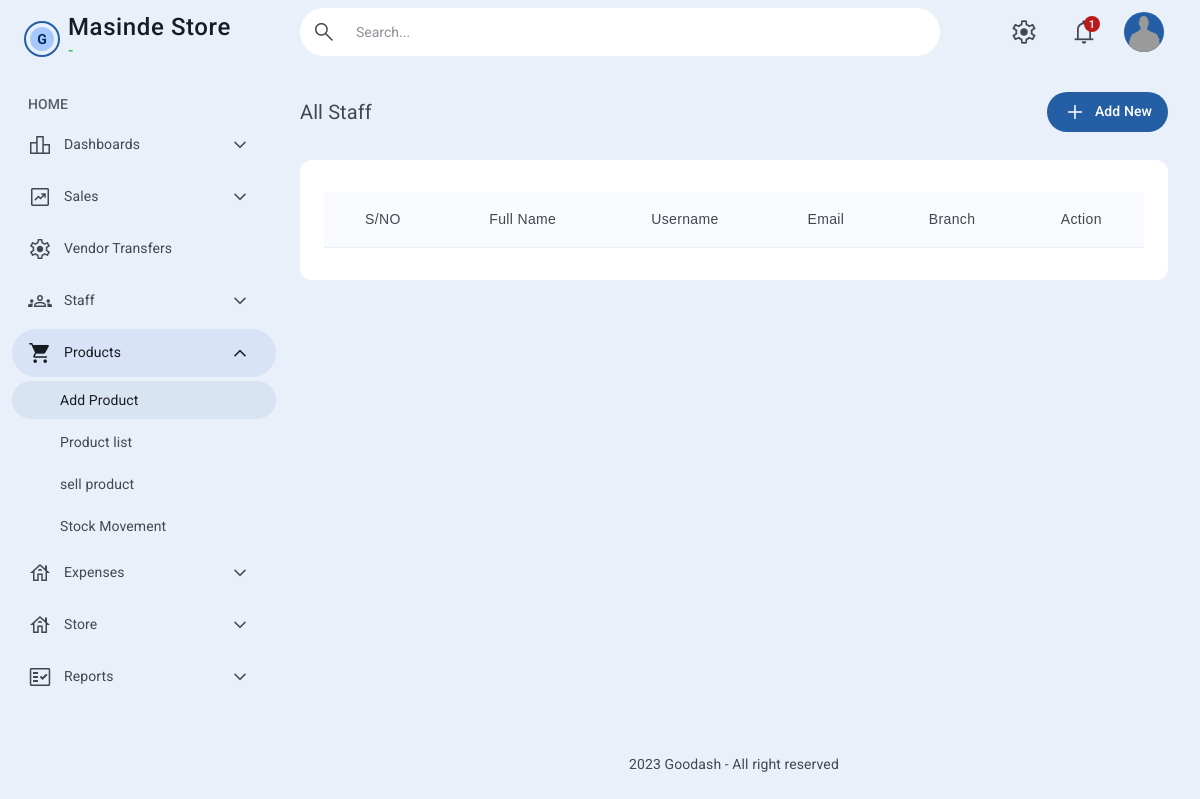
Before: /index.php/user with the older database file.
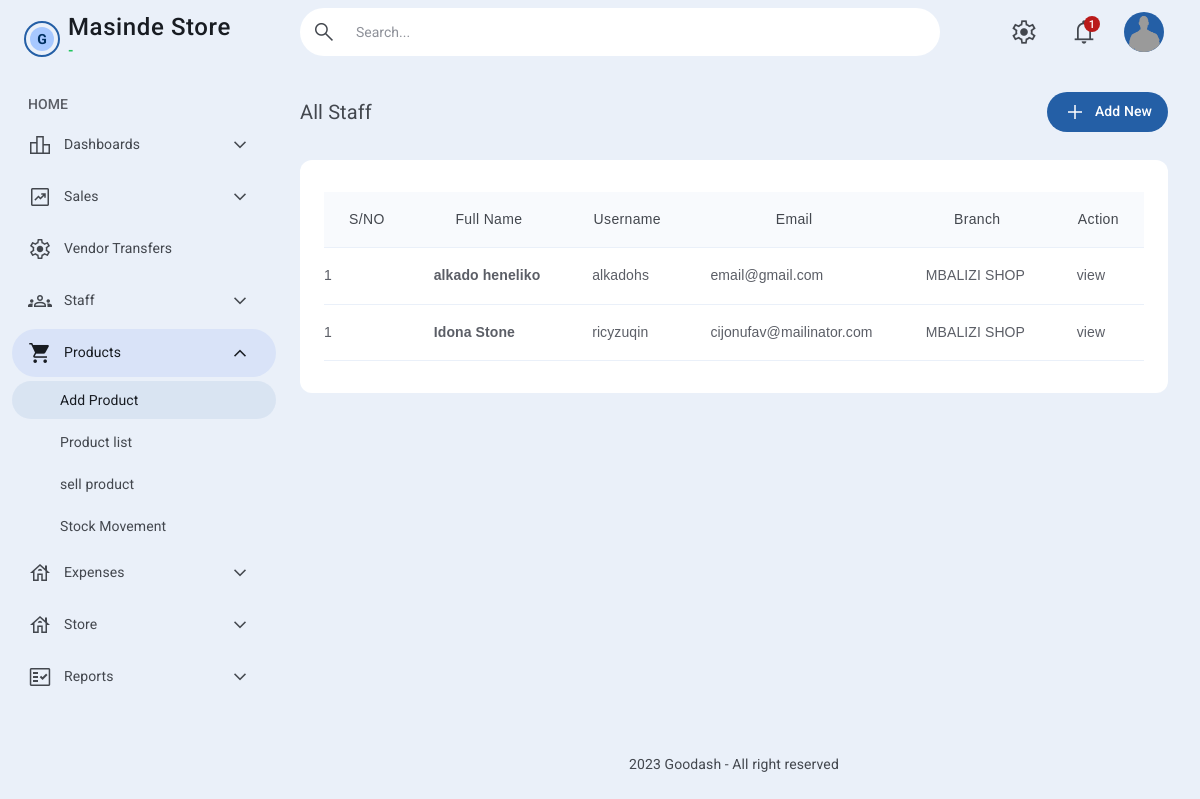
After: the same page with the newer database file.
### tables this page shows
CREATE TABLE `user` (
  `id` int(11) NOT NULL,
  `first_name` varchar(255) NOT NULL,
  `last_name` varchar(255) NOT NULL,
  `username` varchar(100) NOT NULL,
  `email` varchar(100) NOT NULL,
  `branch_id` int(11) DEFAULT NULL,
  `position_id` int(11) DEFAULT NULL,
  `is_staff` int(1) DEFAULT 0,
  `is_active` int(1) DEFAULT 0,
  `password` varchar(255) NOT NULL,
  `created_at` timestamp NOT NULL DEFAULT current_timestamp()
);

### application/controllers/User.php (called while the page is built, shortened)
<?php
class User extends CI_Controller
{
    public function __construct()
    {
        $this->load->model('UserModel');
        $this->load->model('BranchModel');
    }
    public function index()
    {
        $users = $this->UserModel->get_users();
        $this->load->view('users/all_users', ['users' => $users]);
    }
}

### index.php (called while the page is built, shortened)
<?php
require_once BASEPATH.'core/CodeIgniter.php';

### application/models/UserModel.php (called while the page is built, shortened)
<?php
class UserModel extends CI_Model
{
    public function get_users(): array
    {
        $users = $this->db->order_by('created_at', 'desc')->get('User')->result();
        return $users;
    }
}

### application/views/users/all_users.php (the view, shortened to what this page needs)
<!DOCTYPE html>
<html lang="en">
<head>
  <link rel="stylesheet" id="stylesheet" href="<?php echo base_url('assets/css/style.css')?>">
  <link rel="stylesheet" id="color" href="<?php echo base_url('assets/css/colors.css')?>">
</head>
<body id="body-layout" class="text-body-md relative font-sans font-normal text-gray-700 dark:text-gray-300 bg-surface-500 dark:bg-surfacedark-500 show">
  <?php include APPPATH.'/views/includes/header.php'?>
  <main class="lg:flex">
    <?php include APPPATH.'/views/includes/sidebar.php'?>
    <div class="main-content flex-grow min-h-[100%] py-20 relative px-4 lg:pr-8 lg:pl-3">
      <div class="flex flex-row justify-between items-center pt-2 pb-6">
        <h2 class="text-title-lg">All Staff</h2>
        <div class="flex flex-row gap-3 items-center">
          <a href="<?= site_url('user/create_index')?>" class="btn relative flex flex-row items-center justify-center gap-x-2 py-2 px-4 rounded-[6.25rem] hover:shadow-md text-sm tracking-[.00714em] font-medium bg-primary-600 text-white dark:bg-primary-200 dark:text-primary-800">
            <span class="material-symbols-outlined">add</span>
            Add New
         </a>
        </div>
      </div>
      <div class="grid grid-cols-1 sm:gap-4 md:gap-6">
        <div class="px-6 py-8 flex flex-col rounded-xl bg-white dark:bg-gray-900">
          <div class="relative overflow-auto scrollbars">
            <table class="table-sorter table-bordered-bottom table-hover">
              <thead>
                <tr>
                  <th data-sortable="false">S/NO</th>
                  <th data-sortable="false">Full Name</th>
                  <th data-sortable="false">Username</th>
                  <th data-sortable="false">Email</th>
                  <th data-sortable="false">Branch</th>
                  <th data-sortable="false">Action</th>
                </tr>
              </thead>
              <tbody>
                <?php $rowId = 1 ?>
                <?php foreach($users as $user):?>
                <tr class="[&.selected]:!bg-primary-100 dark:[&.selected]:!bg-primary-700">
                  <td class="!px-0">
                    <?= $user->id < 10 ? '0'.$rowId++ : $rowId ?>
                  </td>
                  <td>
                    <div class="flex items-center gap-3">
                      <div class="flex flex-col">
                        <h4 class="font-semibold"><?= $user->first_name." ".$user->last_name ?></h4>
                      </div>
                    </div>
                  </td>
                  <td>
                    <?= $user->username ?>
                  </td>
                  <td><a href="mailto:acme@example.com" target="_blank"><?= $user->email ?></a></td>
                  <td>MBALIZI SHOP</td>
                  <td>
                    <a href="<?= site_url('user/profile/'.$user->id)?>" class="hover:text-primary-600 dark:hover:text-primary-200">view</a>
                  </td>
                </tr>
                <?php endforeach?>
              </tbody>
            </table>
          </div>
        </div>
      </div>
    </div>
  </main>
<?php include APPPATH.'/views/includes/footer.php'?>

Changed rows visible on the page:
added user: first_name "alkado", last_name "heneliko", username "alkadohs", email "email@gmail.com"
added user: first_name "Idona", last_name "Stone", username "ricyzuqin", email "cijonufav@mailinator.com"
